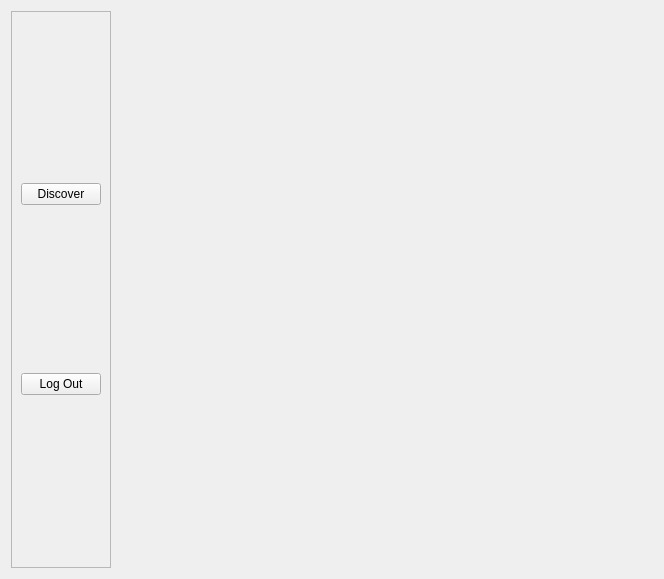
<?xml version="1.0" encoding="UTF-8"?>
<ui version="4.0">
 <class>Form</class>
 <widget class="QWidget" name="Form">
  <property name="geometry">
   <rect>
    <x>0</x>
    <y>0</y>
    <width>664</width>
    <height>579</height>
   </rect>
  </property>
  <property name="sizePolicy">
   <sizepolicy hsizetype="Expanding" vsizetype="Expanding">
    <horstretch>0</horstretch>
    <verstretch>0</verstretch>
   </sizepolicy>
  </property>
  <property name="windowTitle">
   <string>Form</string>
  </property>
  <layout class="QHBoxLayout" name="horizontalLayout">
   <item>
    <widget class="QFrame" name="navbar">
     <property name="sizePolicy">
      <sizepolicy hsizetype="Fixed" vsizetype="Expanding">
       <horstretch>0</horstretch>
       <verstretch>0</verstretch>
      </sizepolicy>
     </property>
     <property name="frameShape">
      <enum>QFrame::Shape::StyledPanel</enum>
     </property>
     <property name="frameShadow">
      <enum>QFrame::Shadow::Raised</enum>
     </property>
     <layout class="QVBoxLayout" name="verticalLayout_3">
      <item>
       <widget class="QPushButton" name="discover_button">
        <property name="text">
         <string>Discover</string>
        </property>
       </widget>
      </item>
      <item>
       <widget class="QPushButton" name="logout_button">
        <property name="text">
         <string>Log Out</string>
        </property>
       </widget>
      </item>
     </layout>
    </widget>
   </item>
   <item>
    <widget class="QStackedWidget" name="page_stack">
     <property name="sizePolicy">
      <sizepolicy hsizetype="Expanding" vsizetype="Expanding">
       <horstretch>0</horstretch>
       <verstretch>0</verstretch>
      </sizepolicy>
     </property>
     <widget class="QWidget" name="page"/>
    </widget>
   </item>
  </layout>
 </widget>
 <resources/>
 <connections/>
</ui>
